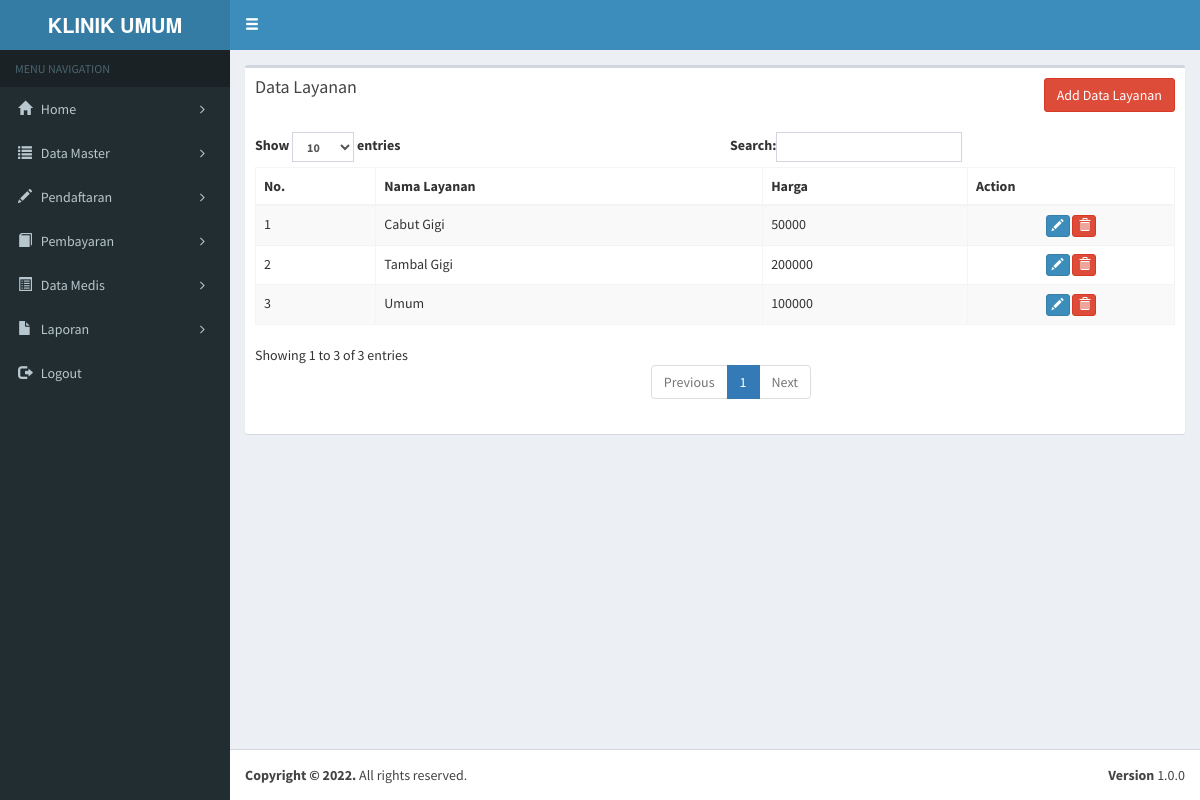
The app's page /index.php?page=layanan (signed in) with its own data.
### tables this page shows
CREATE TABLE `layanan` (
  `idlayanan` int(5) NOT NULL,
  `nama_layanan` varchar(100) DEFAULT NULL,
  `harga` int(10) DEFAULT NULL
);

### layanan.php (the view, shortened to what this page needs)
<div class="row">
  <div class="col-xs-12">
    <div class="box">
      <div class="box-header">
        <h3 class="box-title">Data Layanan</h3>
        <a href="index.php?page=addlayanan" class="btn btn-danger pull-right"> Add Data Layanan</a>
      </div>
      <div class="box-body">
        <table id="example1" class="table table-bordered table-striped">
          <thead>
            <tr>
              <th>No.</th>
              <th>Nama Layanan</th>
              <th>Harga</th>
              <th>Action</th>
            </tr>
          </thead>
          <tbody>
            <?php
            $no = 1;
            $qu = mysqli_query($con, "select * from layanan order by idlayanan asc");
            while ($has = mysqli_fetch_row($qu)) {
              echo "
								<tr>
                  <td>" . $no . "</td>
									<td>$has[1]</td>
									<td>$has[2]</td>
									<td style='text-align:center'>
						<a href='index.php?page=editlay&id=$has[0]'><span data-placement='top' data-toggle='tooltip' title='Edit'><button class='btn btn-primary btn-xs' data-title='Edit' data-toggle='modal' data-target='#edit' ><span class='glyphicon glyphicon-pencil'></span></button><span></a>
            <a href='hapuslay.php?id=$has[0]' onClick=\"return confirm('Anda yakin menghapus data ini ?')\" class='btn btn-danger btn-xs'><span class='glyphicon glyphicon-trash'></span></a>
									</td>
								</tr>
								";
              $no++;
            }
            ?>
          </tbody>
        </table>
      </div>
    </div>
  </div>
</div>

### records on screen
layanan: nama_layanan "Cabut Gigi", harga "50000"
layanan: nama_layanan "Tambal Gigi", harga "200000"
layanan: nama_layanan "Umum", harga "100000"
